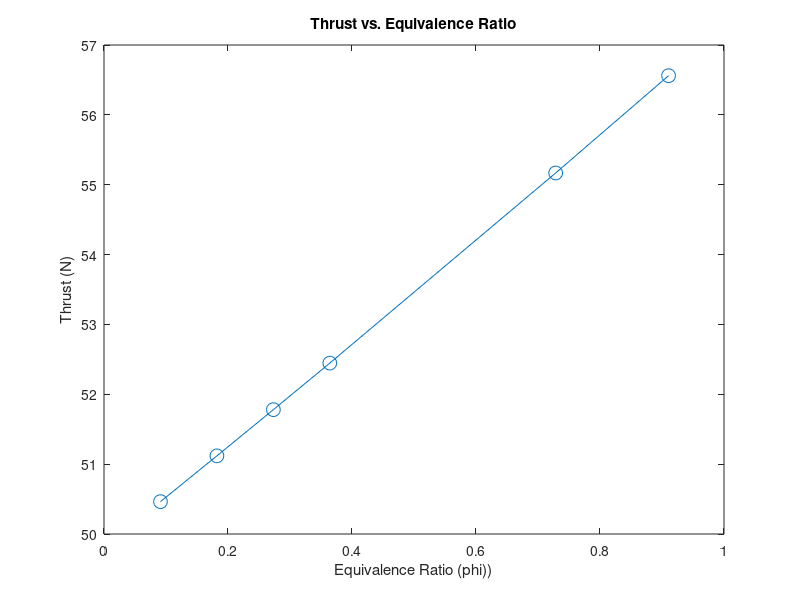

Write the MATLAB code that produced this figure. (Note: this script raises an error after producing the figure.)
%Part 4, Varying paramters
clc;
clear all;
% varying phi
phi = [0.0911	0.1821	0.2732	0.3642	0.7285	0.9106];
Thrust_phi = [50.4632	51.1187	51.78	52.4464	55.1681	56.561];
markerSize = 10;
plot(phi, Thrust_phi, 'marker', 'o', 'MarkerSize', markerSize);
xlabel('Equivalence Ratio (phi))');
ylabel('Thrust (N)');
title('Thrust vs. Equivalence Ratio');
set(gcf,'color','w');

%Raw data
%Ignoring last two data points due to experiment malfunction
rpm = 70500;
Tm2 = 20.9066 + 273.15; %Cross flow
Tm3 = 171.9082 + 273.15; %Cross flow
Tm4 = 597.3990 + 273.15; %Cross flow
Tm5 = 556.9158 + 273.15; %Axial flow
Tm8 = 514.3652 + 273.15; %Cross flow
%Tm_oil = [45.6508 49.6376 57.1879 64.9292 70.94 75.7677] + 273.15;
dp2 = 1.6022 * 10^3; %Differential
pt3 = 132.8239 * 10^3; %Stagnation
p4 =  128.2483 * 10^3; %Static
pt5 = 15.7876 * 10^3; %Stagnation
pt8 = 11.2959 * 10^3; %Stagnation
m_dot_fuel = 0.0032; %kg/s
thrust = 7.9 * 4.4482216; %N

Po2 = 101.3 * 10^3; % Pa

%Convert pressures from gauge to absolute
pt3 = pt3 + Po2;
p4 = p4 + Po2;
pt5 = pt5 + Po2;
pt8 = pt8 + Po2;

%Given/known information
A1 = 27.3 * 0.00064516;
A2 = 6.4 * 0.00064516;
A3 = 9 * 0.00064516;
A4 = 7.2 * 0.00064516;
A5 = 4.7 * 0.00064516;
A8 = 3.87 * 0.00064516;
RF_c = 0.68;
RF_a = 0.86;

%Time to actually find air m_dot, Ma, U, and rho at state 2
%Assumption - since Ma will be small, T2 = T2_measured ~= T2_actual
[~, ~, k, R] = sp_heats(Tm2, 'air');
Po2_over_P = Po2 ./ (Po2 - dp2);
Ma_2 = sqrt((Po2_over_P.^((k - 1) ./ k) - 1) .* (2 ./ (k - 1)));
U_2 = sqrt(k .* R .* Tm2) .* Ma_2;
rho_2 = (Po2 - dp2) ./ (R .* Tm2);
m_dot = rho_2 .* U_2 .* A2;

%Calculate air-fuel ratio
af = m_dot ./ m_dot_fuel;

%Define LHV
LHV = (42800 * 10^3) * 170.145/1000; %converted to J/mol

MM.O2 = 32;
MM.N2 = 28.02;
MM.C = 12.01;
MM.H = 1.008;
MM.H2O = 18.016;
MM.CO2 = 44.01;
MM.JetA = 170.145;

%stochiometric air fuel and equivalence ratio
AF_s = (17.85 * MM.O2 + 17.85*(79/21) * MM.N2) / (12.3 * MM.C + 22.2 * MM.H);
phi = AF_s ./ af;

To4 = [700 800 900 1000 1100 1200];

for i=1:length(To4)
    To4(i)
    [Ma2(i), To2(i), T2(i), Po2_ratio(i)] = ...
        zachStuart(Tm2, Po2, m_dot, A2, RF_c, 'air');
    [Ma3(i), To3(i), T3(i), Po3_ratio(i)] = ...
        zachStuart(Tm3, pt3, m_dot, A3, RF_c, 'air');
    
    [Ma4(i), T4(i), Po5_ratio(i)] = richieTran(To4(i), p4, m_dot + m_dot_fuel, A4);
   
    To5s(i) = turb_Ts(To4(i), pt5 / p4, 1, 'JetA', phi, MM);
    To5(i) = var_cp_turb(To4(i), To5s(i), 0.2879);
    [Ma5(i), T5(i), Po5_ratio(i)] = richieTran(To5(i), pt5, m_dot + m_dot_fuel, A5);
    
    To8s(i) = var_cp_neg(To5(i), pt8 / pt5);
    To8(i) = var_cp_nozz(To5(i), To8s(i), 0.5848);
    [Ma8(i), T8(i), Po8_ratio(i)] = richieTran(To8(i), pt8, m_dot + m_dot_fuel, A8);

    
end

%Find station 1 values
Po1 = Po2; 
To1 = To2;



%Calculate speed of sound at each station
[~, ~, gamma2, ~] = sp_heats(T2, 'air');
[~, ~, gamma3, ~] = sp_heats(T3, 'air');
[~, ~, gamma4, ~] = sp_heats_JetA(T4, phi, MM);
[~, ~, gamma5, ~] = sp_heats_JetA(T5, phi, MM);
[~, ~, gamma8, ~] = sp_heats_JetA(T8, phi, MM);


U2 = Ma2 .* sqrt(gamma2 .* R .* T2);
U3 = Ma3 .* sqrt(gamma3 .* R .* T3);
U4 = Ma4 .* sqrt(gamma4 .* R .* T4);
U5 = Ma5 .* sqrt(gamma5 .* R .* T5);
U8 = Ma8 .* sqrt(gamma8 .* R .* T8);

%Compute all static pressures from stagnation ratios
stag_two = ones(1, length(rpm)) * Po2;
P2 = stag_two ./ Po2_ratio;
P3 = pt3 ./ Po3_ratio;
%P4 = p4./ Po4_ratio;
P5 = pt5 ./ Po5_ratio;
P8 = pt8 ./ Po8_ratio;

%Calculate thrust terms - CV from state 0 to state 8
Ft_calc = ((m_dot + m_dot_fuel) .* U8)
thrust_sp = Ft_calc ./ m_dot
TSFC = m_dot_fuel ./ Ft_calc

%Marker size var
markerSize = 10;

%Convert rpm tp krmp
krpm = rpm ./ 1000;

figure;
plot(To4, Ft_calc, 'marker', 'o', 'MarkerSize', markerSize);
xlabel('Turbine Inlet Temperature To4 (K)');
ylabel('Thrust (N)');
title('Thrust vs. Turbine Inlet Temperature');
set(gcf,'color','w');

%%%%%%%%%%%%%%%%%%%%%%Part 3 %%%%%%%%%%%%%%%%%%%%%%%%%%%%%%%%%%%%%%%

%Find Q_dot into system and work out of turbine
lhv = 42800 * 10^3; %J/kg
Q_dot = m_dot_fuel .* lhv;
W_net = (m_dot + m_dot_fuel) .* (U8 .^ 2)  ./ 2;
eta_therm = W_net ./ Q_dot


%Plot thermal efficiency vs. spool speed
% figure;
% plot(krpm, eta_therm*100, 'marker', 'o', 'MarkerSize', markerSize);
% xlabel('Spool Speed (kRPM)');
% ylabel('Thermal Efficiency (%)');
% title('Thermal Efficiency vs. Spool Speed');
% set(gcf,'color','w');

%%%%%%%%%%%%%%%%%%%%%%%%%%%%Part 4%%%%%%%%%%%%%%%%%%%%%%%%%%%%%%%%%%%%%%%%
%Power consumed by compressor and produced by turbine
%W_dot_comp_actual = m_dot .* deltaH_var_cp(To2, To3, length(rpm), ...
 %                   'air', phi, MM);
%W_dot_turb_actual = (m_dot + m_dot_fuel) .* ...
  %                  deltaH_var_cp(To5, To4, length(rpm), 'JetA', phi, MM);

%To3s = comp_Ts(To2,(pt3 ./ Po2), length(rpm), 'air', phi, MM);
%eta_comp = deltaH_var_cp(To2, To3s, length(rpm), 'air', phi, MM) ...
%           ./ deltaH_var_cp(To2, To3, length(rpm), 'air', phi, MM);

%To5s = turb_Ts(To4,(pt5 ./ p4), length(rpm), 'JetA', phi, MM);

%eta_turb = deltaH_var_cp(To5, To4, length(rpm), 'JetA', phi, MM) ...
 %          ./ deltaH_var_cp(To5s, To4, length(rpm), 'JetA', phi, MM);
       
% %Constant Air and Variable Air
%        
% 
% %Plot stagnation pressure ratio across combustor
% combustor_stag_ratio = p4 ./ pt3;
% 
% %Nozzle
% T8s = jeannyWang(To5, pt5 ./ (ones(1, length(rpm)) .* Po2),...
%                  length(rpm), 'JetA', phi, MM);
% U8s = sqrt(2 .* deltaH_var_cp(T8s, To5, length(rpm), 'JetA', phi, MM));
% eta_nozz = (U8.^2) ./ (U8s.^2);


plotfixer;